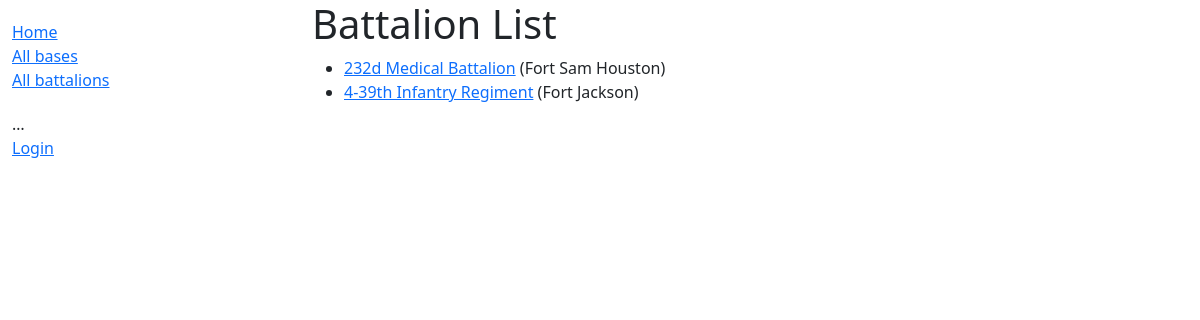
/battalions/, run on an earlier commit of the app's database.
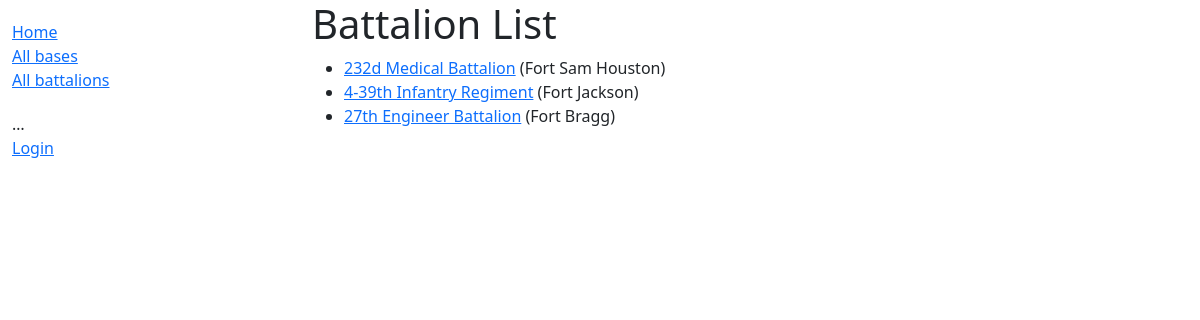
And on a later commit of the database.
### app/models.py (models this page shows, shortened)
class Battalion(models.Model):
    name = models.CharField(max_length=200, help_text='Enter the Battalion.')
    brigade = models.ForeignKey(Brigade, on_delete=models.RESTRICT, null=True)
    base = models.ManyToManyField(Base, help_text='Select a base for this Battalion.')
    def get_absolute_url(self):
        return reverse('battalion-detail', args=[str(self.id)])

class Base(models.Model):
    name = models.CharField(max_length=200, help_text='Enter the base.')
    location = models.CharField(max_length=200, help_text='Enter the state for this base.')
    def __str__(self):
        return self.name

### app/views.py (the view)
# urls.py: path('battalions/', views.BattalionListView.as_view(), name='battalions'),
class BattalionListView(generic.ListView):
    model = Battalion
    context_object_name: 'battalion_list'
    template_name = 'battalions/detail_list.html'
    paginated_by = 10

### app/templates/app/battalion_list.html
{% extends "base_generic.html" %}
{% block content %}
<h1>Battalion List</h1>
  {% if battalion_list %}
<ul>
    {% for battalion in battalion_list %}
    <li>
        <a href="{{ battalion.get_absolute_url }}">{{ battalion.name }}</a> ({{ battalion.base.all|join:", " }})
    </li>
    {% endfor %}
</ul>
  {% else %}
<p>There are no battalions in the database.</p>
  {% endif %}
{% endblock %}

What changed in the data, as far as the page shows it:
added Battalion: name "27th Engineer Battalion", base.all "Fort Bragg"
